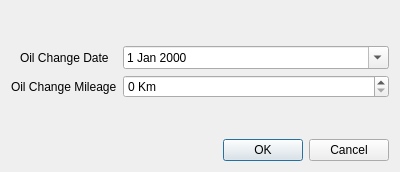
<?xml version="1.0" encoding="UTF-8"?>
<ui version="4.0">
 <class>OilChange</class>
 <widget class="QDialog" name="OilChange">
  <property name="geometry">
   <rect>
    <x>0</x>
    <y>0</y>
    <width>400</width>
    <height>172</height>
   </rect>
  </property>
  <property name="windowTitle">
   <string>Dialog</string>
  </property>
  <layout class="QVBoxLayout" name="verticalLayout_2">
   <item>
    <layout class="QFormLayout" name="formLayout">
     <property name="labelAlignment">
      <set>Qt::AlignCenter</set>
     </property>
     <property name="formAlignment">
      <set>Qt::AlignCenter</set>
     </property>
     <item row="0" column="1">
      <widget class="QDateEdit" name="DATE">
       <property name="calendarPopup">
        <bool>true</bool>
       </property>
      </widget>
     </item>
     <item row="1" column="1">
      <widget class="QSpinBox" name="MILEAGE">
       <property name="suffix">
        <string> Km</string>
       </property>
       <property name="prefix">
        <string/>
       </property>
       <property name="maximum">
        <number>999999999</number>
       </property>
      </widget>
     </item>
     <item row="0" column="0">
      <widget class="QLabel" name="DATE_LABEL">
       <property name="text">
        <string>Oil Change Date</string>
       </property>
      </widget>
     </item>
     <item row="1" column="0">
      <widget class="QLabel" name="MILEAGE_LABEL">
       <property name="text">
        <string>Oil Change Mileage</string>
       </property>
      </widget>
     </item>
    </layout>
   </item>
   <item>
    <widget class="QDialogButtonBox" name="buttonBox">
     <property name="orientation">
      <enum>Qt::Horizontal</enum>
     </property>
     <property name="standardButtons">
      <set>QDialogButtonBox::Cancel|QDialogButtonBox::Ok</set>
     </property>
    </widget>
   </item>
  </layout>
 </widget>
 <resources/>
 <connections>
  <connection>
   <sender>buttonBox</sender>
   <signal>accepted()</signal>
   <receiver>OilChange</receiver>
   <slot>accept()</slot>
   <hints>
    <hint type="sourcelabel">
     <x>248</x>
     <y>254</y>
    </hint>
    <hint type="destinationlabel">
     <x>157</x>
     <y>274</y>
    </hint>
   </hints>
  </connection>
  <connection>
   <sender>buttonBox</sender>
   <signal>rejected()</signal>
   <receiver>OilChange</receiver>
   <slot>reject()</slot>
   <hints>
    <hint type="sourcelabel">
     <x>316</x>
     <y>260</y>
    </hint>
    <hint type="destinationlabel">
     <x>286</x>
     <y>274</y>
    </hint>
   </hints>
  </connection>
 </connections>
</ui>
